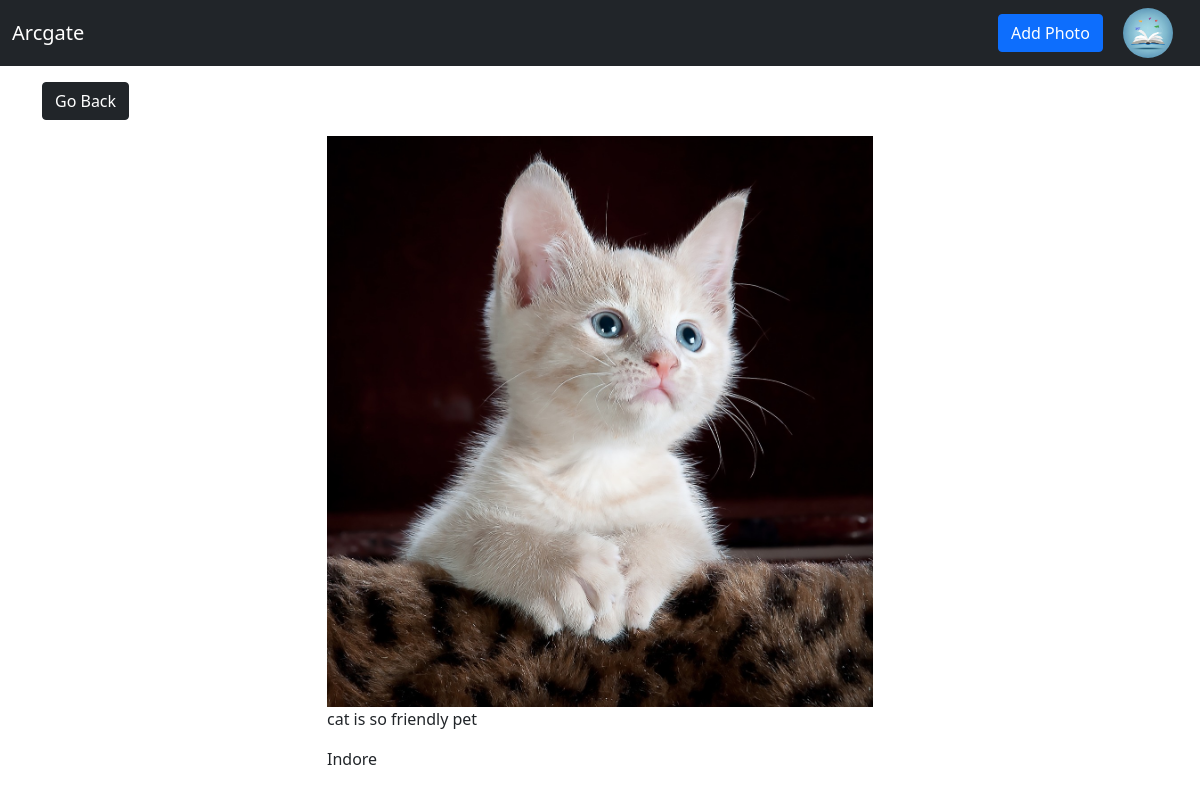
Page /photo/1/ (signed in) on the committed database.
### photos/models.py (models this page shows, shortened)
class User(AbstractUser):
    name = models.CharField(max_length=200, null=True)
    email = models.EmailField(unique=True)
    bio = models.TextField(null=True)
    avatar = models.ImageField(null=True, default='avatar.jpg')
    USERNAME_FIELD = 'email'
    REQUIRED_FIELDS = []

class Photo(models.Model):
    user = models.ForeignKey(User, on_delete=models.SET_NULL, null=True)
    category = models.ForeignKey(Category, on_delete=models.SET_NULL, null=True)
    image = models.ImageField(null=False, blank=False)
    description = models.TextField(null=False, blank=True)
    place = models.CharField(max_length=100)
    updated = models.DateTimeField(auto_now=True)
    created = models.DateTimeField(auto_now_add=True)

### photos/views.py (the view)
# urls.py: path('photo/<int:pk>/', viewPhoto, name="photo"),
def viewPhoto(request, pk):
    photo = Photo.objects.get(pk=pk)
    context = {
        'photo' : photo,
    }
    return render(request, 'photos/photo.html', context)

### photos/templates/photos/photo.html
{% extends 'photos/base.html' %}
{% block content %}
<div class="container">
    <a href="{% url 'gallery' %}" class="btn btn-dark my-3">Go Back</a>
    <div class="row justify-content-center ">
        <div class="col-md-6">
            <div style="height: 100vh;">
                <img style="max-width: 100%; max-height:100%" src=" {{ photo.image.url }}" alt="">
                <p>{{ photo.description }}</p>
                <p>{{ photo.place }}</p>
            </div>
        </div>
    </div>
</div>
{% endblock %}

### photos/templates/photos/nav.html (shortened to what this page needs)
{% block content %}
{% load static %}
<nav class="navbar navbar-light bg-dark">
    <div class="container-fluid px-10 ">
        <div>
            <a class="navbar-brand text-white bg-dark" href="{% url 'gallery' %}">Arcgate</a>
        </div>
        <div class="">
            <a class="btn btn-primary mx-3" href="{% url 'add' %}">Add Photo</a>
            {% if request.user.is_authenticated %}
            <div class="dropdown">
                <a href="{% url 'profile' request.user.id %}"><img src="{{ request.user.avatar.url }}" alt="No-photo"
                        class="profile-image"></a>
            </div>
            {% else %}
            <a class="btn btn-success" href="{% url 'login' %}">Login</a>
            {% endif %}
        </div>
    </div>
</nav>
{% endblock %}

### photos/static/styles/style.css (style rules this page uses)
a { text-decoration: none; color: #000; }
.profile-image { width: 50px; height: 50px; border-radius: 50%; margin-right: 15px; }
.dropdown { position: relative; display: inline-block; }

### rows in the picture
User: user.avatar (picture)
Photo: image (picture), description "cat is so friendly pet", place "Indore"
